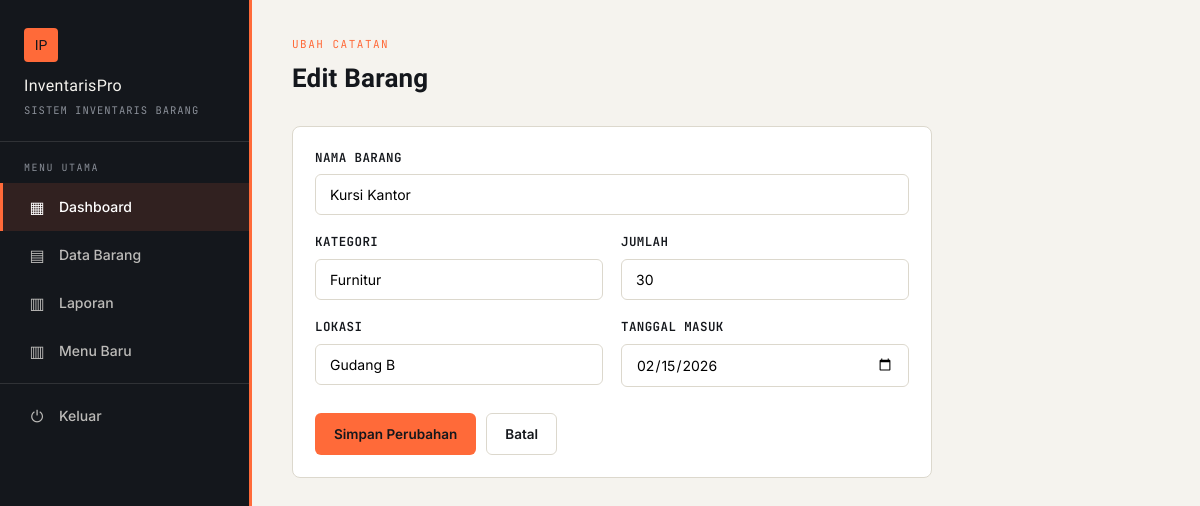
Screenshot of /modules/barang/form.php?id=2 (signed in) with the database file from the repository.
### tables this page shows
CREATE TABLE IF NOT EXISTS tbl_barang (
    id_barang INT(11) NOT NULL AUTO_INCREMENT,
    nama_barang VARCHAR(150) NOT NULL,
    kategori VARCHAR(100) NOT NULL,
    jumlah INT(11) NOT NULL DEFAULT 0,
    lokasi VARCHAR(150) NOT NULL,
    tanggal_masuk DATE NOT NULL,
    PRIMARY KEY (id_barang)
);

### config/koneksi.php (called while the page is built, shortened)
<?php
$protocol  = (!empty($_SERVER['HTTPS']) && $_SERVER['HTTPS'] !== 'off') ? 'https' : 'http';
$host_name = $_SERVER['HTTP_HOST'];
$script_dir = str_replace('\\', '/', dirname($_SERVER['SCRIPT_NAME']));
$parts = explode('/', trim($script_dir, '/'));
$base_parts = [];
foreach ($parts as $part) {
    $base_parts[] = $part;
}
$BASE_URL = $protocol . '://' . $host_name . '/' . implode('/', $base_parts) . '/';

### modules/barang/form.php (the view, shortened to what this page needs)
<?php
require_once __DIR__ . '/../../config/koneksi.php';
$edit_mode = false;
$barang = [
    'id_barang' => '',
    'nama_barang' => '',
    'kategori' => '',
    'jumlah' => '',
    'lokasi' => '',
    'tanggal_masuk' => date('Y-m-d')
];
if (isset($_GET['id'])) {
    $id = (int) $_GET['id'];
    $cek = mysqli_query($koneksi, "SELECT * FROM tbl_barang WHERE id_barang = $id");
    if (mysqli_num_rows($cek) > 0) {
        $barang = mysqli_fetch_assoc($cek);
        $edit_mode = true;
    }
}
?>
<!DOCTYPE html>
<html lang="id">
<head>
    <link rel="stylesheet" href="<?= $BASE_URL ?>assets/css/style.css">
</head>
<body>
<div class="wrapper">
    <?php $base = '../../'; include __DIR__ . '/../../partials/sidebar.php'; ?>
    <div class="main-content">
        <div class="topbar">
            <div>
                <span class="eyebrow"><?= $edit_mode ? 'Ubah Catatan' : 'Catatan Baru' ?></span>
                <h1><?= $edit_mode ? 'Edit Barang' : 'Tambah Barang' ?></h1>
            </div>
        </div>
        <div class="panel" style="max-width:640px;">
            <div class="panel-body">
                <form method="POST" action="proses.php">
                    <div class="form-group">
                        <label>Nama Barang</label>
                        <input type="text" name="nama_barang" value="<?= htmlspecialchars($barang['nama_barang']) ?>" placeholder="Contoh: Laptop Asus X441" required>
                    </div>
                    <div class="form-grid">
                        <div class="form-group">
                            <label>Kategori</label>
                            <input type="text" name="kategori" value="<?= htmlspecialchars($barang['kategori']) ?>" placeholder="Contoh: Elektronik" required>
                        </div>
                        <div class="form-group">
                            <label>Jumlah</label>
                            <input type="number" name="jumlah" min="0" value="<?= htmlspecialchars($barang['jumlah']) ?>" required>
                        </div>
                    </div>
                    <div class="form-grid">
                        <div class="form-group">
                            <label>Lokasi</label>
                            <input type="text" name="lokasi" value="<?= htmlspecialchars($barang['lokasi']) ?>" placeholder="Contoh: Gudang A" required>
                        </div>
                        <div class="form-group">
                            <label>Tanggal Masuk</label>
                            <input type="date" name="tanggal_masuk" value="<?= htmlspecialchars($barang['tanggal_masuk']) ?>" required>
                        </div>
                    </div>
                    <div style="display:flex; gap:10px; margin-top:8px;">
                        <button type="submit" class="btn btn-primary"><?= $edit_mode ? 'Simpan Perubahan' : 'Simpan Barang' ?></button>
                        <a href="../../index.php?module=barang" class="btn btn-secondary">Batal</a>
                    </div>
                </form>
            </div>
        </div>
    </div>
</div>
</body>
</html>

### assets/css/style.css (style rules this page uses)
:root { --ink: #14171C; --paper: #F5F3EE; --paper-dim: #EBE8E0; --line: #DCD8CD; --orange: #FF6A39; --orange-dim: #FFE3D6; --green: #2D8C6F; --green-dim: #DCEFE7; --red: #C23B3B; --red-dim: #F6DEDE; --gray: #8A8F98; --white: #FFFFFF; --font-display: 'Archivo Black', 'Arial Black', sans-serif; --font-body: 'Inter', -apple-system, sans-serif; --font-mono: 'JetBrains Mono', ui-monospace, monospace; }
* { margin: 0; padding: 0; box-sizing: border-box; }
html { -webkit-font-smoothing: antialiased; }
body { font-family: var(--font-body); background: var(--paper); color: var(--ink); font-size: 15px; line-height: 1.5; }
a { text-decoration: none; color: inherit; }
.wrapper { display: flex; min-height: 100vh; }
.main-content { flex: 1; padding: 36px 40px; max-width: 1180px; }
.topbar { display: flex; justify-content: space-between; align-items: flex-start; margin-bottom: 28px; flex-wrap: wrap; gap: 12px; }
.topbar .eyebrow { font-family: var(--font-mono); font-size: 11px; letter-spacing: 1.5px; text-transform: uppercase; color: var(--orange); display: block; margin-bottom: 6px; }
.topbar h1 { font-family: var(--font-display); font-size: 26px; color: var(--ink); letter-spacing: 0.2px; }
.panel { background: var(--white); border: 1px solid var(--line); border-radius: 8px; margin-bottom: 26px; overflow: hidden; }
.panel-body { padding: 22px; }
.btn { display: inline-flex; align-items: center; gap: 6px; padding: 10px 18px; border-radius: 6px; border: 1px solid transparent; cursor: pointer; font-size: 13.5px; font-weight: 600; font-family: var(--font-body); transition: transform 0.12s ease, box-shadow 0.12s ease, background 0.15s ease; white-space: nowrap; }
.btn-primary { background: var(--orange); color: var(--ink); }
.btn-secondary { background: var(--white); color: var(--ink); border-color: var(--line); }
.form-grid { display: grid; grid-template-columns: repeat(auto-fit, minmax(220px, 1fr)); gap: 18px; }
.form-group { margin-bottom: 18px; }
.form-group label { display: block; margin-bottom: 7px; font-size: 12.5px; font-weight: 600; color: var(--ink); text-transform: uppercase; letter-spacing: 0.4px; font-family: var(--font-mono); }
.form-group input, .form-group select { width: 100%; padding: 11px 14px; border: 1.5px solid var(--line); border-radius: 6px; font-size: 14px; font-family: var(--font-body); background: var(--white); transition: border-color 0.15s ease, box-shadow 0.15s ease; }

### rows the page displays
tbl_barang: nama_barang "Kursi Kantor", kategori "Furnitur", jumlah "30", lokasi "Gudang B", tanggal_masuk "02/15/2026"
